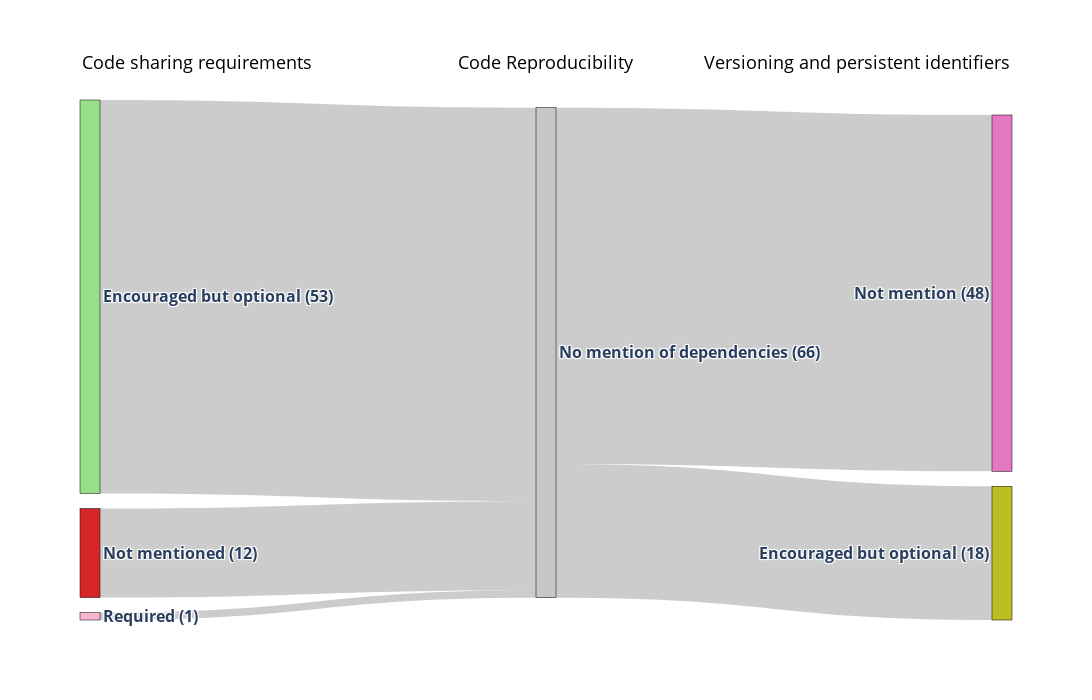

Source (notebook cell):
### Code cell
import plotly.graph_objects as go

# Define nodes and labels for the Sankey diagram
labels = [
    "Encouraged but optional", "Not mentioned", "Required",
    "No mention of dependencies",
    "Encouraged but optional", "Not mention"
]

# Map flow connections (source -> target) and their respective values
sources = [
    0, 1, 2, 
    3, 3
]
targets = [
    3, 3, 3, 
    4, 5
]
values = [
    53, 12, 1,  # Data Availability Statement
    18, 48 
]

# Create the Sankey diagram
fig = go.Figure(go.Sankey(
    node=dict(
        pad=15,
        thickness=20,
        line=dict(color="black", width=0.5),
        label=[f"<b>{label} ({value})</b>" for label, value in zip(labels, [53, 12, 1, 66, 18, 48])],
        color=[
            "#98df8a", "#d62728", "#f7b6d2", "#c7c7c7",
            "#bcbd22", "#e377c2", "#7f7f7f", "#17becf",
            "#9467bd", "#8c564b", "#4b0082", "#ff4500"
        ]
    ),
    link=dict(
        source=sources,  # Source node indices
        target=targets,  # Target node indices
        value=values     # Values (weights)
    )
))

# Add labels above nodes for sections
annotations = [
    dict(x=0.0, y=1.1, text="Code sharing requirements", showarrow=False, font_size=18, font_color="black"),
    dict(x=0.5, y=1.1, text="Code Reproducibility", showarrow=False, font_size=18, font_color="black"),
    dict(x=1, y=1.1, text="Versioning and persistent identifiers", showarrow=False, font_size=18, font_color="black")
]

# Update layout for better aesthetics and add annotations
fig.update_layout(
#    title_text="Sankey Diagram: Research Data Policies Overview",
    font_size=16, width=1200, height=700,
    annotations=annotations
)

# Show the diagram
#fig.write_image("sankey_diagram.png")
fig.show()

### Figure 1 — Plotly figure (JSON) as saved in the notebook; plotly's stock layout.template omitted (floating-point values rounded to 4 significant figures)
{"data": [{"link": {"source": [0, 1, 2, 3, 3], "target": [3, 3, 3, 4, 5], "value": [53, 12, 1, 18, 48]}, "node": {"color": ["#98df8a", "#d62728", "#f7b6d2", "#c7c7c7", "#bcbd22", "#e377c2", "#7f7f7f", "#17becf", "#9467bd", "#8c564b", "#4b0082", "#ff4500"], "label": ["<b>Encouraged but optional (53)</b>", "<b>Not mentioned (12)</b>", "<b>Required (1)</b>", "<b>No mention of dependencies (66)</b>", "<b>Encouraged but optional (18)</b>", "<b>Not mention (48)</b>"], "line": {"color": "black", "width": 0.5}, "pad": 15, "thickness": 20}, "type": "sankey"}], "layout": {"annotations": [{"font": {"color": "black", "size": 18}, "showarrow": false, "text": "Code sharing requirements", "x": 0, "y": 1.1}, {"font": {"color": "black", "size": 18}, "showarrow": false, "text": "Code Reproducibility", "x": 0.5, "y": 1.1}, {"font": {"color": "black", "size": 18}, "showarrow": false, "text": "Versioning and persistent identifiers", "x": 1, "y": 1.1}], "font": {"size": 16}, "height": 700, "width": 1200}}
